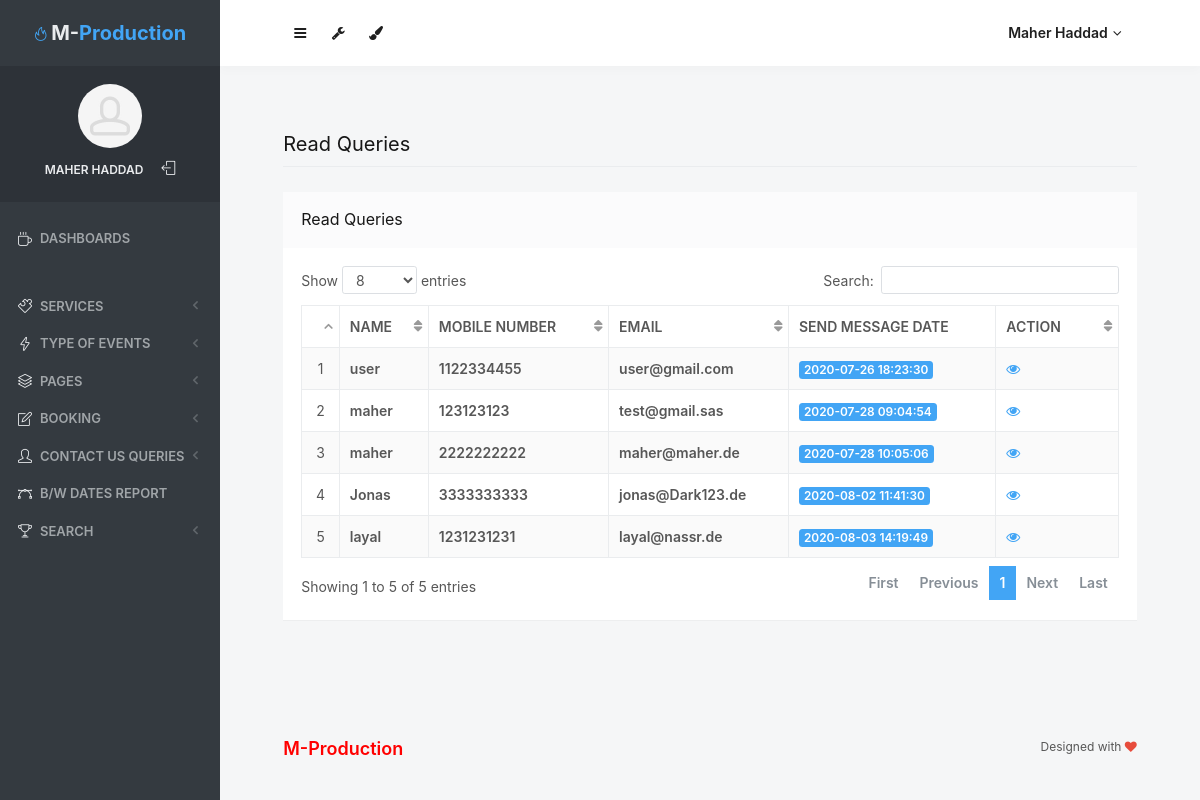
Screenshot of /admin/read-queries.php (signed in) with the database file from the repository.
### tables this page shows
CREATE TABLE `tbluser` (
  `ID` int(10) NOT NULL,
  `Name` varchar(200) DEFAULT NULL,
  `MobileNumber` bigint(10) DEFAULT NULL,
  `Email` varchar(200) DEFAULT NULL,
  `Message` mediumtext,
  `MsgDate` timestamp NULL DEFAULT CURRENT_TIMESTAMP,
  `IsRead` int(5) DEFAULT NULL
);

### admin/read-queries.php (the view, shortened to what this page needs)
<?php
include('includes/dbconnection.php');
if (strlen($_SESSION['mProdId']==0)) {
  header('location:logout.php');
  } else{
  ?>
<!doctype html>
<html lang="en" class="no-focus">
    <head>
        <link rel="stylesheet" href="assets/js/plugins/datatables/dataTables.bootstrap4.min.css">
        <link rel="stylesheet" id="css-main" href="assets/css/codebase.min.css">
    </head>
    <body>
        <div id="page-container" class="sidebar-o sidebar-inverse side-scroll page-header-fixed main-content-narrow">
           <?php include_once('includes/sidebar.php');?>
          <?php include_once('includes/header.php');?>
            <main id="main-container">
                <div class="content">
                    <h2 class="content-heading">Read Queries</h2>
                    <div class="block">
                        <div class="block-header block-header-default">
                            <h3 class="block-title">Read Queries</h3>
                        </div>
                        <div class="block-content block-content-full">
                            <table class="table table-bordered table-striped table-vcenter js-dataTable-full-pagination">
                                <thead>
                                    <tr>
                                        <th class="text-center"></th>
                                        <th class="d-none d-sm-table-cell">Name</th>
                                        <th class="d-none d-sm-table-cell">Mobile Number</th>
                                        <th class="d-none d-sm-table-cell">Email</th>
                                        <th class="d-none d-sm-table-cell">Send Message Date</th>
                                        <th class="d-none d-sm-table-cell" style="width: 15%;">Action</th>
                                       </tr>
                                </thead>
                                <tbody>
                                    <?php
                                    $sql="SELECT * from tbluser where IsRead='1'";
                                    $query = $dbh -> prepare($sql);
                                    $query->execute();
                                    $results=$query->fetchAll(PDO::FETCH_OBJ);
                                    $cnt=1;
                                    if($query->rowCount() > 0)
                                    {
                                    foreach($results as $row)
                                    {               ?>
                                    <tr>
                                        <td class="text-center"><?php echo htmlentities($cnt);?></td>
                                        <td class="font-w600"><?php  echo htmlentities($row->Name);?></td>
                                        <td class="font-w600"><?php  echo htmlentities($row->MobileNumber);?></td>
                                        <td class="font-w600"><?php  echo htmlentities($row->Email);?></td>
                                        <td class="font-w600">
                                            <span class="badge badge-primary"><?php  echo htmlentities($row->MsgDate);?></span>
                                        </td>
                                         <td class="d-none d-sm-table-cell"><a href="view-user-queries.php?viewid=<?php echo htmlentities ($row->ID);?>"><i class="fa fa-eye" aria-hidden="true"></i></a></td>
                                    </tr>
                                <?php $cnt=$cnt+1;}} ?>
                                </tbody>
                            </table>
                        </div>
                    </div>
                </div>
            </main>
           <?php include_once('includes/footer.php');?>
        </div>
    </body>
</html>
<?php }  ?>

### admin/includes/sidebar.php (shortened to what this page needs)
    <?php
    include('includes/dbconnection.php');
    if (strlen($_SESSION['mProdId']==0)) {
      header('location:logout.php');
      } else{
    ?>
   <nav id="sidebar">
                <div id="sidebar-scroll">
                    <div class="sidebar-content">
                        <div class="content-header content-header-fullrow px-15">
                            <div class="content-header-section text-center align-parent sidebar-mini-hidden">
                                <div class="content-header-item">
                                    <a class="link-effect font-w700" href="dashboard.php">
                                        <i class="si si-fire text-primary"></i>
                                        <span class="font-size-xl text-dual-primary-dark">M-</span><span class="font-size-xl text-primary">Production</span>
                                    </a>
                                </div>
                            </div>
                        </div>
                        <div class="content-side content-side-full content-side-user px-10 align-parent">
                            <div class="sidebar-mini-hidden-b text-center">
                                <a class="img-link" href="be_pages_generic_profile.html">
                                    <img class="img-avatar" src="assets/img/avatars/avatar.jpg" alt="">
                                </a>
                                <ul class="list-inline mt-10">
                                    <?php
$aid=$_SESSION['mProdId'];
$sql="SELECT AdminName from  tbladmin where ID=:aid";
$query = $dbh -> prepare($sql);
$query->bindParam(':aid',$aid,PDO::PARAM_STR);
$query->execute();
$results=$query->fetchAll(PDO::FETCH_OBJ);
$cnt=1;
if($query->rowCount() > 0)
{
foreach($results as $row)
{               ?>
                                    <li class="list-inline-item">
                                        <a class="link-effect text-dual-primary-dark font-size-xs font-w600 text-uppercase" href="admin-profile.php"><?php  echo $row->AdminName;?></a>
                                    </li><?php $cnt=$cnt+1;}} ?>
                                    <li class="list-inline-item">
                                        <a class="link-effect text-dual-primary-dark" href="logout.php">
                                            <i class="si si-logout"></i>
                                        </a>
                                    </li>
                                </ul>
                            </div>
                        </div>
                        <div class="content-side content-side-full">
                            <ul class="nav-main">
                                <li class="open">
                                    <a href="dashboard.php"><i class="si si-cup"></i><span class="sidebar-mini-hide">Dashboards</span></a>
                                </li>
                                <li class="nav-main-heading"><span class="sidebar-mini-visible">UI</span><span class="sidebar-mini-hidden"></span></li>
                                <li>
                                    <a class="nav-submenu" data-toggle="nav-submenu"><i class="si si-puzzle"></i><span class="sidebar-mini-hide"></span>Services</a>
                                </li>
                                <li>
                                    <a class="nav-submenu" data-toggle="nav-submenu" href="#"><i class="si si-energy"></i><span class="sidebar-mini-hide">Type of Events</span></a>
                                </li>
                                <li>
                                    <a class="nav-submenu" data-toggle="nav-submenu" href="#"><i class="si si-layers"></i><span class="sidebar-mini-hide">Pages</span></a>
                                </li>
                                <li>
                                    <a class="nav-submenu" data-toggle="nav-submenu" href="#"><i class="si si-note"></i><span class="sidebar-mini-hide">Booking</span></a>
                                </li>
                                <li>
                                    <a class="nav-submenu" data-toggle="nav-submenu" href="#"><i class="si si-user"></i><span class="sidebar-mini-hide">Contact Us Queries</span></a>
                                </li>
                                <li>
                                    <a  href="between-dates-report.php"><i class="si si-vector"></i><span class="sidebar-mini-hide">B/w Dates Report</span></a>
                                </li>
                                <li>
                                    <a class="nav-submenu" data-toggle="nav-submenu" href="#"><i class="si si-trophy"></i><span class="sidebar-mini-hide">Search</span></a>
                                </li>
                            </ul>
                        </div>
                    </div>
                </div>
            </nav>
           <?php }  ?>

### admin/includes/header.php (shortened to what this page needs)
   <?php
    include('includes/dbconnection.php');
    if (strlen($_SESSION['mProdId']==0)) {
      header('location:logout.php');
      } else{
    ?>
            <header id="page-header">
                <div class="content-header">
                    <div class="content-header-section">
                        <button type="button" class="btn btn-circle btn-dual-secondary" data-toggle="layout" data-action="sidebar_toggle">
                            <i class="fa fa-navicon"></i>
                        </button>
                        <div class="btn-group" role="group">
                            <button type="button" class="btn btn-circle btn-dual-secondary" id="page-header-options-dropdown" data-toggle="dropdown" aria-haspopup="true" aria-expanded="false">
                                <i class="fa fa-wrench"></i>
                            </button>
                        </div>
                        <div class="btn-group" role="group">
                            <button type="button" class="btn btn-circle btn-dual-secondary" id="page-header-themes-dropdown" data-toggle="dropdown" aria-haspopup="true" aria-expanded="false">
                                <i class="fa fa-paint-brush"></i>
                            </button>
                        </div>
                    </div>
                    <div class="content-header-section">
                        <div class="btn-group" role="group">
                            <?php
$aid=$_SESSION['mProdId'];
$sql="SELECT AdminName from  tbladmin where ID=:aid";
$query = $dbh -> prepare($sql);
$query->bindParam(':aid',$aid,PDO::PARAM_STR);
$query->execute();
$results=$query->fetchAll(PDO::FETCH_OBJ);
$cnt=1;
if($query->rowCount() > 0)
{
foreach($results as $row)
{               ?>
                            <button type="button" class="btn btn-rounded btn-dual-secondary" id="page-header-user-dropdown" data-toggle="dropdown" aria-haspopup="true" aria-expanded="false">
                                <?php  echo $row->AdminName;?><i class="fa fa-angle-down ml-5"></i>
                            </button>
                            <?php $cnt=$cnt+1;}} ?>
                        </div>
                    </div>
                </div>
            </header>
            <?php }  ?>

### rows the page displays
tbluser: Name "user", MobileNumber "1122334455", Email "user@gmail.com", MsgDate "2020-07-26 18:23:30"
tbluser: Name "maher", MobileNumber "123123123", Email "test@gmail.sas", MsgDate "2020-07-28 09:04:54"
tbluser: Name "maher", MobileNumber "2222222222", Email "maher@maher.de", MsgDate "2020-07-28 10:05:06"
tbluser: Name "Jonas", MobileNumber "3333333333", Email "jonas@Dark123.de", MsgDate "2020-08-02 11:41:30"
tbluser: Name "layal", MobileNumber "1231231231", Email "layal@nassr.de", MsgDate "2020-08-03 14:19:49"

### other values shown
$row->AdminName "MAHER HADDAD"
$row->AdminName "Maher Haddad"
